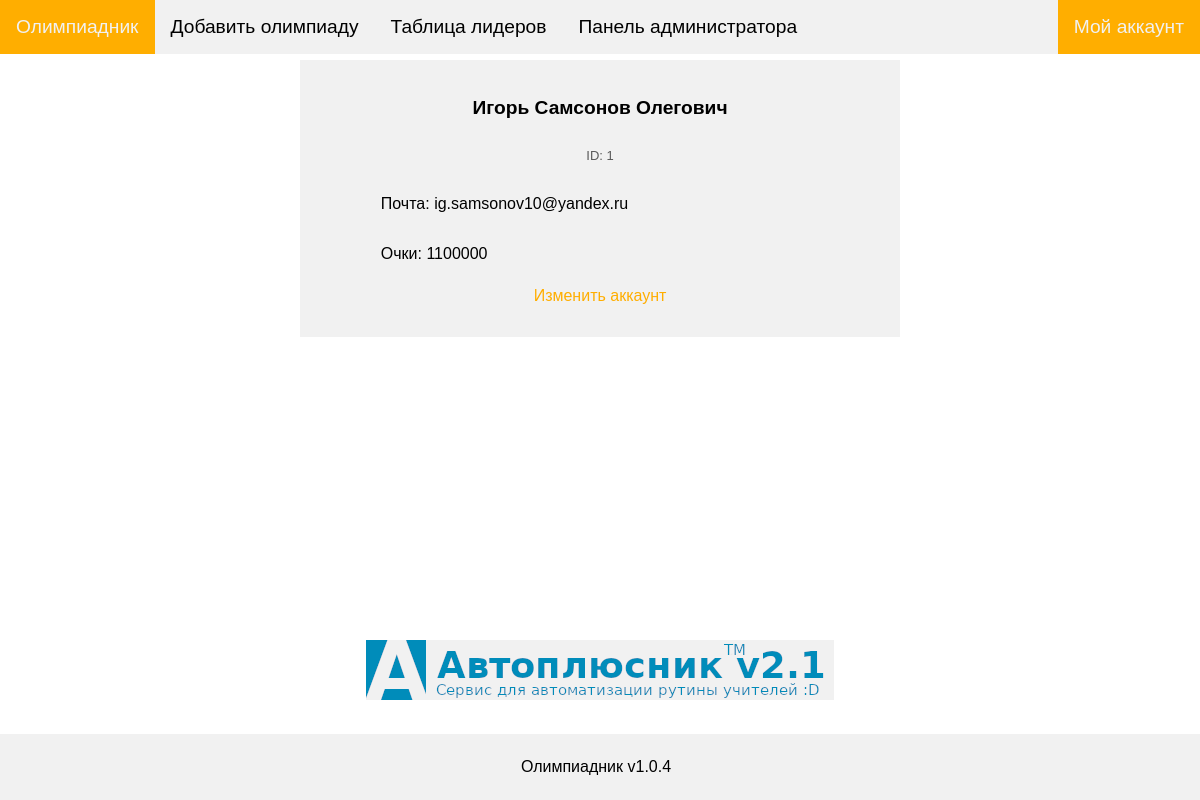
/user/1 (signed in), run on the app's committed database.
### Auth/Models.py (models this page shows, shortened)
class User(UserMixin, db.Model):
    __tablename__ = 'user'
    id = db.Column(db.Integer, primary_key=True)
    email = db.Column(db.String(255), index=True, unique=True)
    name = db.Column(db.String(255), index=True)
    last_name = db.Column(db.String(255), index=True)
    middle_name = db.Column(db.String(255), index=True)
    password_hashed = db.Column(db.String(255))
    permissions = db.Column(db.SmallInteger)
    points = db.Column(db.Integer)

### Init/Views.py (the view)
@app.route('/user/<user_id>')
def user(user_id):
    user = User.query.get(user_id)
    if not user:
        abort(404)
    username = f'{user.name} {user.last_name} {user.middle_name}'
    return render_template(
        'init/User.html',
        username=username,
        usr=current_user,
        user=user,
        is_admin=is_admin(),
    )

### Auth/Permissions.py (called while the page is built)
def is_admin():
    if current_user.is_authenticated:
        if current_user.permissions == Permissions.admin.value:
            return True
    return False

### Auth/__init__.py (called while the page is built)
@login_manager.user_loader
def user_loader(user_id):
    return User.query.get(user_id)

### templates/init/User.html (shortened to what this page needs)
{% extends "init/Base.html" %}
{% block navbar %}
    {% if usr.is_authenticated %}
        <div class="navbar">
            <a href="/">Олимпиадник</a>
            <a href="/add">Добавить олимпиаду</a>
            <a href="/leaderboard">Таблица лидеров</a>
            {% if is_admin %}
                <a href="/admin">Панель администратора</a>
            {% endif %}
            <a href="/user/{{ usr.id }}" style="float: right" class="active">Мой аккаунт</a>
        </div>
    {% endif %}
{% endblock %}
{% block content %}
    <div class="centered-container">
        <h1 class="header-text">{{ username }}</h1>
        <p class="hidden-text">ID: {{ user.id }}</p>
        <p class="normal-text" style="margin-left: 10%; margin-right: 10%;">Почта: {{ user.email }}</p>
        <p class="normal-text" style="margin-left: 10%; margin-right: 10%;">Очки: {{ user.points }}</p>
        {% if user.id == usr.id %}
            <a href="/edit" class="link">Изменить аккаунт</p>
        {% endif %}
    </div>
{% endblock %}

### static/style/Container.css (style rules this page uses)
.centered-container { margin-right: auto; margin-left: auto; margin-top: 5%; padding: 16px; background-color: #f1f1f1; text-align: center; display: block; width: 50%; }

### static/style/Main.css (style rules this page uses)
body { box-sizing: border-box; -moz-box-sizing: border-box; -webkit-box-sizing: border-box; padding: 0; margin: 0; font-family: sans-serif, arial, helvetica; }
.normal-text { font-size: medium; padding: 8px; width: 100%; text-align: start; }
.header-text { font-size: larger; font-weight: bold; padding: 8px; }
.hidden-text { font-size: small; padding: 8px; color: #5a5a5a; }
.link { color: #ffae00; text-decoration: none; }

### static/style/Navbar.css (style rules this page uses)
.navbar { position: fixed; background-color: #f1f1f1; overflow: hidden; width: 100%; height: fit-content; top: 0px; left: 0px; }
.navbar a { float: left; display: block; color: black; text-align: center; padding: 16px; text-decoration: none; font-size: larger; }
.navbar a.active { background-color: #ffae00; color: #f1f1f1; }

### static/style/Tabs.css (style rules this page uses)
* { box-sizing: border-box }

### data on the page
User: id "1", email "ig.samsonov10@yandex.ru", points "1100000"

### other printed values
{{ username }} "Игорь Самсонов Олегович"
